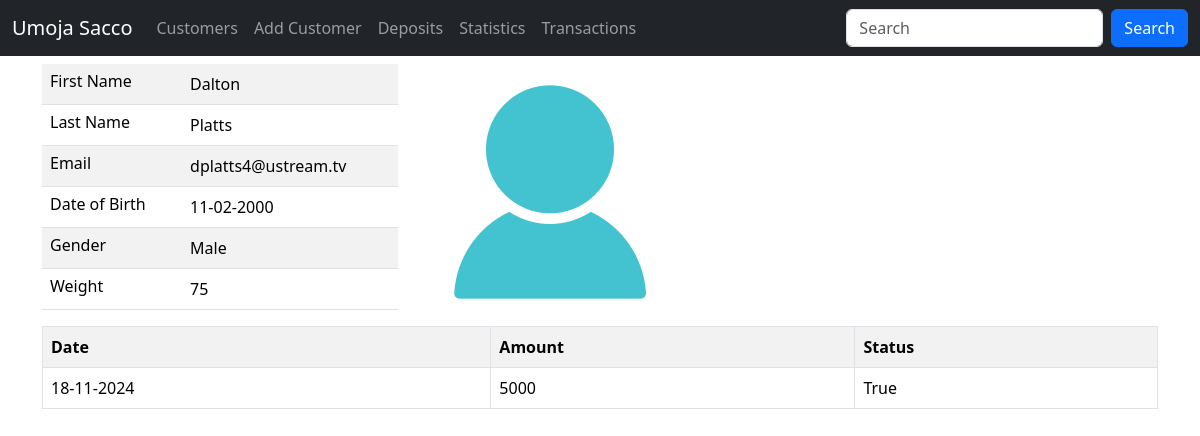
Page /customer/details/7 (signed in) on the committed database.
### sacco/models.py (models this page shows, shortened)
class Customer(models.Model):
    first_name = models.CharField(max_length=30)
    last_name = models.CharField(max_length=30)
    email = models.EmailField(unique=True)
    dob = models.DateField()
    gender = models.CharField(max_length=10)
    weight = models.IntegerField(default=0)
    created_at = models.DateTimeField(auto_now_add=True)
    updated_at = models.DateTimeField(auto_now=True)
    class Meta:
        db_table = 'customers'

class Deposit(models.Model):
    amount = models.IntegerField()
    status = models.BooleanField(default=False)
    customer = models.ForeignKey(Customer, on_delete=models.CASCADE)
    created_at = models.DateTimeField(auto_now_add=True)
    updated_at = models.DateTimeField(auto_now=True)
    class Meta:
        db_table = 'deposits'

### sacco/views.py (the view)
# urls.py: path('customer/details/<int:customer_id>', views.customer_details, name='customer_details'),
@login_required
@permission_required("sacco.view_customer", raise_exception=True)
def customer_details(request, customer_id):
    customer = Customer.objects.get(id=customer_id)
    deposits = Deposit.objects.filter(customer_id=customer_id)
    return render(request, "details.html", {"deposits": deposits, "customer": customer})

### templates/details.html (shortened to what this page needs)
{% extends 'master.html' %}
{% load static %}
{% block content %}
    <div class="container">
        <div class="row mt-2">
            <div class="col-sm-4">
                <table class="table table-striped">
                    <tr>
                        <td class="h6">First Name</td>
                        <td>{{ customer.first_name }}</td>
                    </tr>
                    <tr>
                        <td class="h6">Last Name</td>
                        <td>{{ customer.last_name }}</td>
                    </tr>
                    <tr>
                        <td class="h6">Email</td>
                        <td>{{ customer.email }}</td>
                    </tr>
                    <tr>
                        <td class="h6">Date of Birth</td>
                        <td>{{ customer.dob | date:"d-m-Y" }}</td>
                    </tr>
                    <tr>
                        <td class="h6">Gender</td>
                        <td>{{ customer.gender }}</td>
                    </tr>
                    <tr>
                        <td class="h6">Weight</td>
                        <td>{{ customer.weight }}</td>
                    </tr>
                </table>
            </div>
            <div class="col-sm-4">
                <img src="{% static 'profile.png' %}" alt="">
            </div>
            <div>
                <table class="table table-bordered table-striped">
                    <tr>
                        <th>Date</th>
                        <th>Amount</th>
                        <th>Status</th>
                    </tr>
                    {% for depo in deposits %}
                    	<tr>
                        <td>{{ depo.created_at | date:"d-m-Y" }}</td>
                        <td>{{ depo.amount }}</td>
                        <td>{{ depo.status }}</td>
                        </tr>
                    {% endfor %}
                </table>
            </div>
        </div>
    </div>
{% endblock %}

### rows in the picture
Customer: first_name "Dalton", last_name "Platts", email "dplatts4@ustream.tv", dob "11-02-2000", gender "Male", weight "75"
Deposit: created_at "18-11-2024", amount "5000", status "True"
